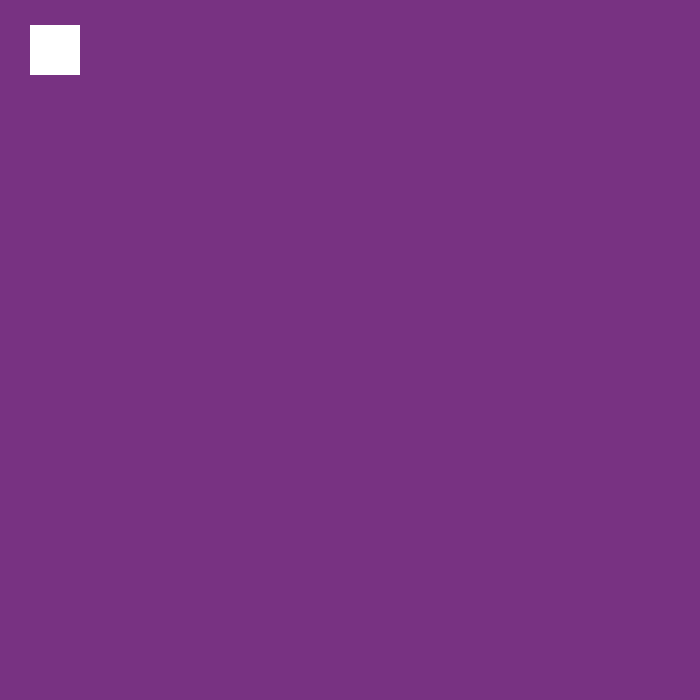
Frame 1 (no input)
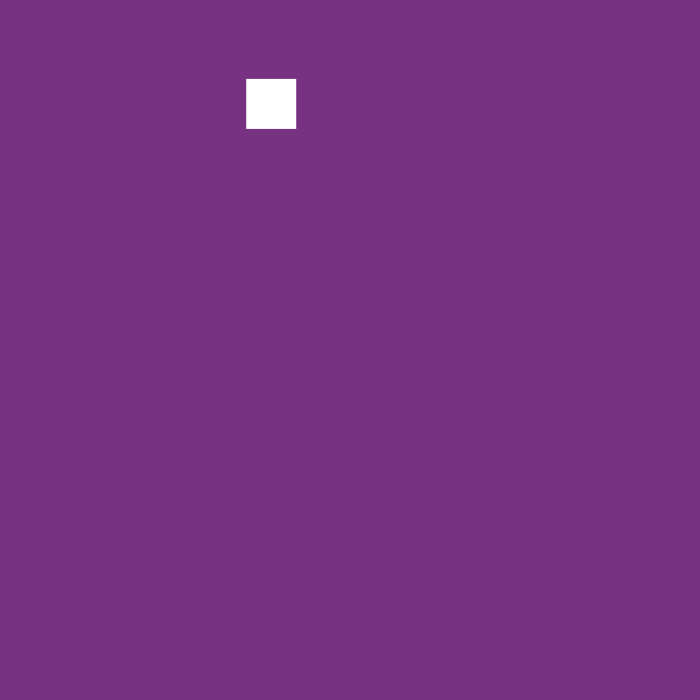
Frame 60 (the mouse pressed at the canvas centre just before this capture)
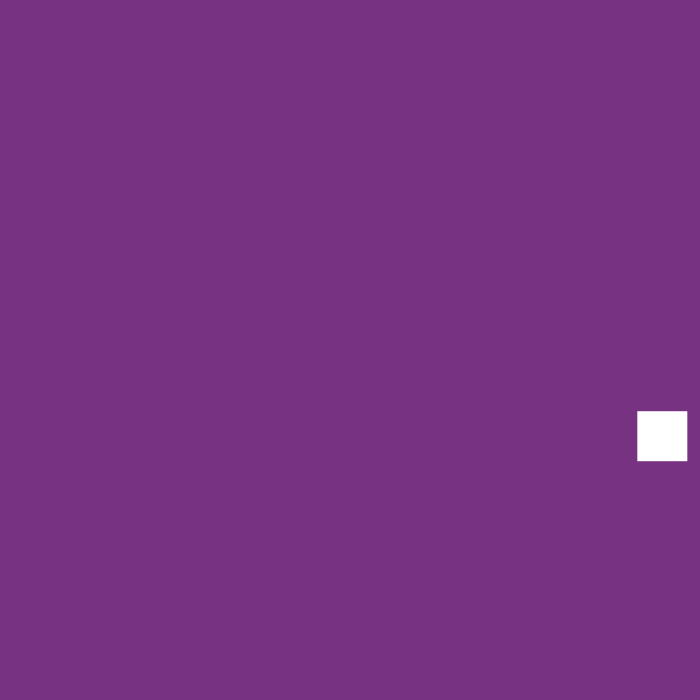
Frame 120 (the mouse held since frame 60 and released just before this capture)

The Processing sketch that drew these frames (run headless with seeded random() and noise(); from frame 60 on, the mouse is pressed at the canvas centre):

// Processing sketch: squareLinePvector
// ── squareLinePvector.pde
PVector squarePosition = new PVector(30, 25);
PVector squareVelocity = new PVector(1, 0);
PVector squareAcceleration = new PVector (.1,0);



void setup() {

  size(700, 700);

  noStroke();

}

void draw() {

  background(120, 50, 130);

  rect(squarePosition.x, squarePosition.y, 50, 50);

  squarePosition.add(squareVelocity);
  squareVelocity.add(squareAcceleration);
  squareAcceleration.rotate(radians(1));

}
